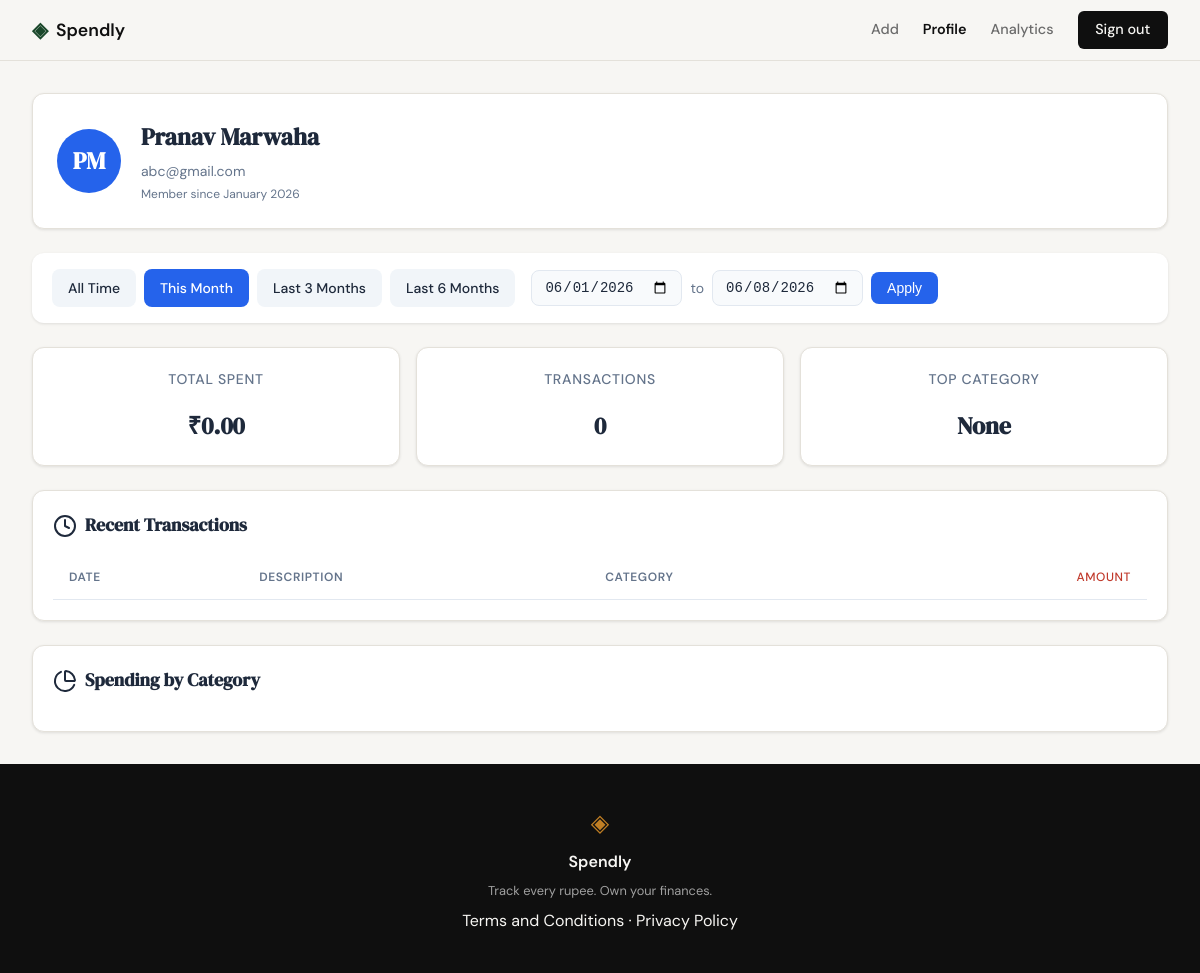
The app's page /profile?date_from=2026-06-01&date_to=2026-06-08 (signed in), older data.
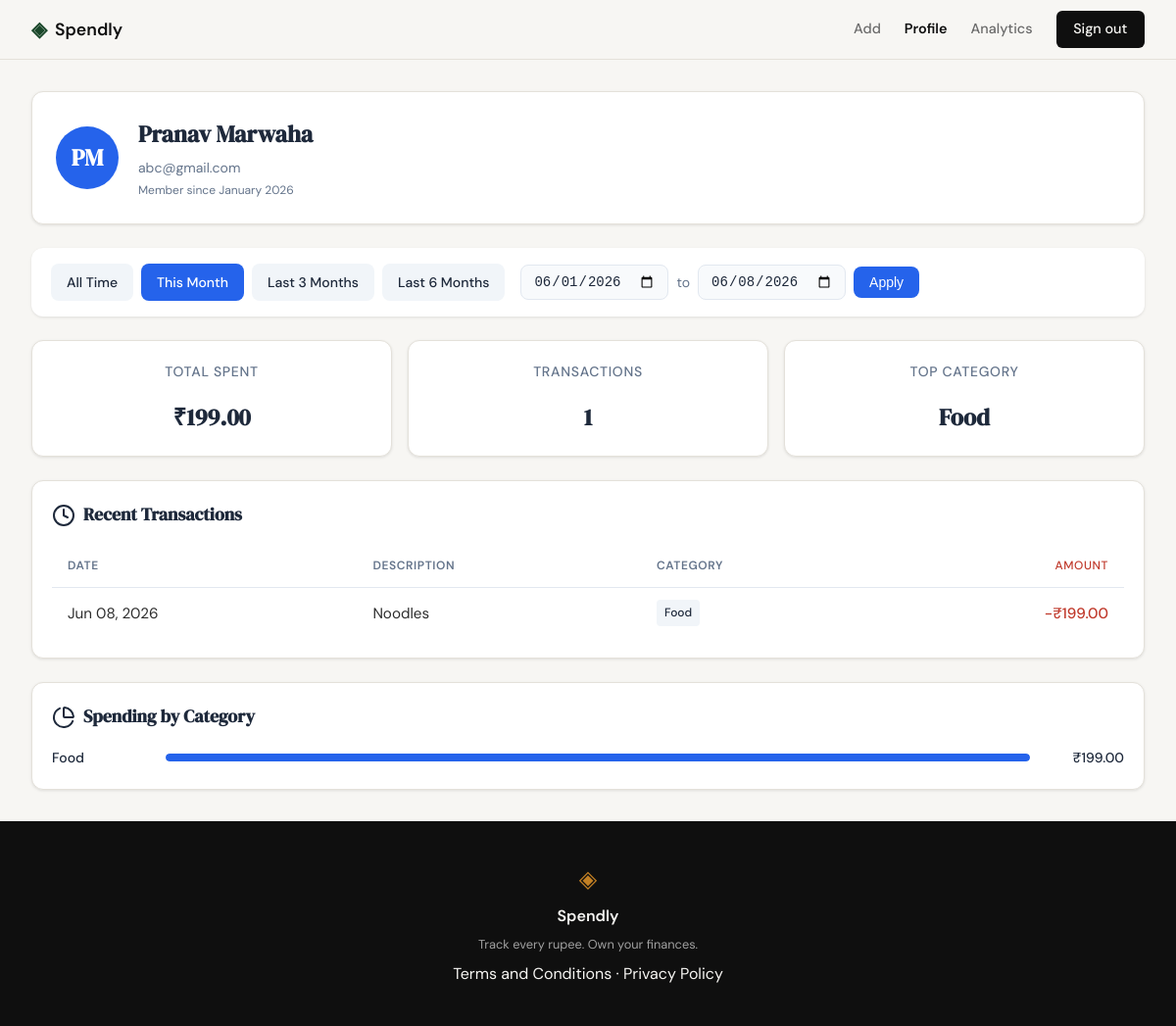
The same page, newer data.
### tables this page shows
CREATE TABLE users (
            id INTEGER PRIMARY KEY AUTOINCREMENT,
            name TEXT NOT NULL,
            email TEXT UNIQUE NOT NULL,
            password_hash TEXT NOT NULL,
            created_at TEXT DEFAULT CURRENT_TIMESTAMP
        );

CREATE TABLE expenses (
            id INTEGER PRIMARY KEY AUTOINCREMENT,
            user_id INTEGER NOT NULL,
            amount REAL NOT NULL,
            category TEXT NOT NULL,
            date TEXT NOT NULL,
            description TEXT,
            created_at TEXT DEFAULT CURRENT_TIMESTAMP,
            FOREIGN KEY (user_id) REFERENCES users(id) ON DELETE CASCADE
        );

### app.py (the view)
@app.route("/profile")
def profile():
    if not is_logged_in():
        return redirect(url_for("login"))
    user_id = session.get("user_id")
    conn = get_db()
    cursor = conn.cursor()
    cursor.execute("SELECT name, email, created_at FROM users WHERE id = ?", (user_id,))
    user_row = cursor.fetchone()
    conn.close()
    user = {
        "name": user_row["name"],
        "email": user_row["email"],
        "created_at": "January 2026",
        "initials": "".join([n[0] for n in user_row["name"].split()])
    }
    date_from = request.args.get("date_from")
    date_to = request.args.get("date_to")
    active_filter = None
    if date_from:
        try:
            datetime.strptime(date_from, "%Y-%m-%d")
        except ValueError:
            date_from = None
    if date_to:
        try:
            datetime.strptime(date_to, "%Y-%m-%d")
        except ValueError:
            date_to = None
    if date_from and date_to:
        from_dt = datetime.strptime(date_from, "%Y-%m-%d").date()
        to_dt = datetime.strptime(date_to, "%Y-%m-%d").date()
        if from_dt > to_dt:
            flash("Start date must be before end date.")
            date_from = None
            date_to = None
    today = date.today()
    this_month_start = date(today.year, today.month, 1)
    last_3_months_start = today.replace(day=1)
    from datetime import timedelta
    last_3_months_start = (today - timedelta(days=90))
    last_6_months_start = (today - timedelta(days=180))
    presets = {
        "this_month": {
            "date_from": this_month_start.isoformat(),
            "date_to": today.isoformat(),
            "label": "This Month"
        },
        "last_3_months": {
            "date_from": last_3_months_start.isoformat(),
            "date_to": today.isoformat(),
            "label": "Last 3 Months"
        },
        "last_6_months": {
            "date_from": last_6_months_start.isoformat(),
            "date_to": today.isoformat(),
            "label": "Last 6 Months"
        }
    }
    if date_from and date_to:
        for key, preset in presets.items():
            if preset["date_from"] == date_from and preset["date_to"] == date_to:
                active_filter = key
                break
        if not active_filter:
            active_filter = "custom"
    stats = get_user_stats(user_id, date_from, date_to)
    raw_transactions = get_user_expenses(user_id, date_from, date_to)
    transactions = [
        {
            "date": format_date_for_display(t["date"]),
            "description": t["description"],
            "category": t["category"],
            "amount": t["amount"]
        }
        for t in raw_transactions
    ]
    categories = get_category_breakdown(user_id, date_from, date_to)
    return render_template("profile.html",
                         user=user,
                         stats=stats,
                         transactions=transactions,
                         categories=categories,
                         date_from=date_from,
                         date_to=date_to,
                         active_filter=active_filter,
                         presets=presets,
                         active_page="profile")

### app.py (called while the page is built)
def is_logged_in():
    return "user_id" in session

@app.context_processor
def inject_user():
    return dict(is_logged_in=is_logged_in())

def format_date_for_display(date_str):
    from datetime import datetime
    dt = datetime.strptime(date_str, "%Y-%m-%d")
    return dt.strftime("%b %d, %Y")

### database/db.py (called while the page is built)
def get_db():
    conn = sqlite3.connect("spendly.db")
    conn.row_factory = sqlite3.Row
    conn.execute("PRAGMA foreign_keys = ON")
    return conn

def get_user_expenses(user_id, date_from=None, date_to=None):
    conn = get_db()
    cursor = conn.cursor()
    query = "SELECT date, description, category, amount FROM expenses WHERE user_id = ?"
    params = [user_id]
    if date_from and date_to:
        query += " AND date BETWEEN ? AND ?"
        params.extend([date_from, date_to])
    query += " ORDER BY date DESC"
    cursor.execute(query, params)
    rows = cursor.fetchall()
    conn.close()
    return [dict(row) for row in rows]

def get_category_breakdown(user_id, date_from=None, date_to=None):
    conn = get_db()
    cursor = conn.cursor()
    query = "SELECT category, SUM(amount) as total FROM expenses WHERE user_id = ?"
    params = [user_id]
    if date_from and date_to:
        query += " AND date BETWEEN ? AND ?"
        params.extend([date_from, date_to])
    query += " GROUP BY category ORDER BY total DESC"
    cursor.execute(query, params)
    rows = cursor.fetchall()
    conn.close()
    if not rows:
        return []
    grand_total = sum(row["total"] for row in rows)
    breakdown = []
    for row in rows:
        category_total = row["total"]
        percentage = round((category_total / grand_total) * 100)
        breakdown.append({
            "name": row["category"],
            "amount": category_total,
            "percentage": percentage
        })
    return breakdown

### templates/profile.html (shortened to what this page needs)
{% extends "base.html" %}
{% block head %}
<link rel="stylesheet" href="{{ url_for('static', filename='css/profile.css') }}">
{% endblock %}
{% block content %}
<div class="profile-page">
    <section class="user-card">
        <div class="user-avatar">
            {{ user.initials }}
        </div>
        <div class="user-details">
            <h1 class="user-name">{{ user.name }}</h1>
            <p class="user-email">{{ user.email }}</p>
            <p class="user-member-since">Member since {{ user.created_at }}</p>
        </div>
    </section>
    <section class="filter-bar">
        <div class="preset-buttons">
            <a href="{{ url_for('profile') }}" class="preset-btn {% if not active_filter %}active{% endif %}">All Time</a>
            <a href="{{ url_for('profile', date_from=presets.this_month.date_from, date_to=presets.this_month.date_to) }}" class="preset-btn {% if active_filter == 'this_month' %}active{% endif %}">{{ presets.this_month.label }}</a>
            <a href="{{ url_for('profile', date_from=presets.last_3_months.date_from, date_to=presets.last_3_months.date_to) }}" class="preset-btn {% if active_filter == 'last_3_months' %}active{% endif %}">{{ presets.last_3_months.label }}</a>
            <a href="{{ url_for('profile', date_from=presets.last_6_months.date_from, date_to=presets.last_6_months.date_to) }}" class="preset-btn {% if active_filter == 'last_6_months' %}active{% endif %}">{{ presets.last_6_months.label }}</a>
        </div>
        <form method="get" action="{{ url_for('profile') }}" class="custom-range-form">
            <input type="date" name="date_from" value="{{ date_from or '' }}" class="date-input">
            <span class="range-separator">to</span>
            <input type="date" name="date_to" value="{{ date_to or '' }}" class="date-input">
            <button type="submit" class="apply-btn">Apply</button>
        </form>
    </section>
    <section class="stats-row">
        <div class="stat-card">
            <span class="stat-label">Total Spent</span>
            <span class="stat-value">₹{{ "%.2f"|format(stats.total_spent) }}</span>
        </div>
        <div class="stat-card">
            <span class="stat-label">Transactions</span>
            <span class="stat-value">{{ stats.transaction_count }}</span>
        </div>
        <div class="stat-card">
            <span class="stat-label">Top Category</span>
            <span class="stat-value">{{ stats.top_category }}</span>
        </div>
    </section>
    <section class="transactions-section">
        <h2 class="section-title">
            <i data-lucide="clock"></i>
            Recent Transactions
        </h2>
        <table class="tx-table">
            <thead>
                <tr>
                    <th>Date</th>
                    <th>Description</th>
                    <th>Category</th>
                    <th class="amount-col">Amount</th>
                </tr>
            </thead>
            <tbody>
                {% for tx in transactions %}
                <tr>
                    <td>{{ tx.date }}</td>
                    <td>{{ tx.description }}</td>
                    <td><span class="category-badge">{{ tx.category }}</span></td>
                    <td class="amount-col">-₹{{ "%.2f"|format(tx.amount) }}</td>
                </tr>
                {% endfor %}
            </tbody>
        </table>
    </section>
    <section class="category-section">
        <h2 class="section-title">
            <i data-lucide="pie-chart"></i>
            Spending by Category
        </h2>
        <div class="category-list">
            {% for cat in categories %}
            <div class="category-row">
                <span class="category-name">{{ cat.name }}</span>
                <div class="category-bar-track">
                    <div class="category-bar" style="width: {{ cat.percentage }}%"></div>
                </div>
                <span class="category-amount">₹{{ "%.2f"|format(cat.amount) }}</span>
            </div>
            {% endfor %}
        </div>
    </section>
</div>
{% endblock %}

### templates/base.html (shortened to what this page needs)
<!DOCTYPE html>
<html lang="en">
<head>
    <link rel="stylesheet" href="{{ url_for('static', filename='css/style.css') }}">
    {% block head %}{% endblock %}
</head>
<body>
    <nav class="navbar">
        <div class="nav-inner">
            <a href="{{ url_for('landing') }}" class="nav-brand">
                <span class="brand-icon">◈</span>
                <span class="brand-name">Spendly</span>
            </a>
            <div class="nav-links">
                {% if is_logged_in %}
                <a href="{{ url_for('add_expense') }}" {% if active_page == 'add_expense' %}class="active"{% endif %}>Add</a>
                <a href="{{ url_for('profile') }}" {% if active_page == 'profile' %}class="active"{% endif %}>Profile</a>
                <a href="{{ url_for('analytics') }}" {% if active_page == 'analytics' %}class="active"{% endif %}>Analytics</a>
                <a href="{{ url_for('logout') }}" class="nav-cta">Sign out</a>
                {% else %}
                <a href="{{ url_for('login') }}">Sign in</a>
                <a href="{{ url_for('register') }}" class="nav-cta">Get started</a>
                {% endif %}
            </div>
        </div>
    </nav>
    <main class="main-content">
        {% block content %}{% endblock %}
    </main>
    <footer class="footer">
        <div class="footer-inner">
            <span class="brand-icon">◈</span>
            <span class="footer-name">Spendly</span>
            <p class="footer-copy">Track every rupee. Own your finances.</p>
            <p><a href="/terms">Terms and Conditions</a> · <a href="/privacy">Privacy Policy</a></p>
        </div>
    </footer>
</body>
</html>

### static/css/profile.css (style rules this page uses)
:root { --primary-color: #2563eb; --primary-hover: #1d4ed8; --bg-card: #ffffff; --bg-page: #f8fafc; --text-primary: #1e293b; --text-secondary: #64748b; --border-color: #e2e8f0; --success-color: #22c55e; --error-color: #ef4444; --preset-bg: #f1f5f9; --preset-active-bg: #2563eb; --preset-active-text: #ffffff; }
.filter-bar { display: flex; flex-wrap: wrap; align-items: center; gap: 1rem; padding: 1rem 1.25rem; background: var(--bg-card); border-radius: 0.75rem; margin-bottom: 1.5rem; box-shadow: 0 1px 3px rgba(0, 0, 0, 0.1); }
.preset-buttons { display: flex; gap: 0.5rem; flex-wrap: wrap; }
.preset-btn { display: inline-block; padding: 0.5rem 1rem; background: var(--preset-bg); color: var(--text-primary); text-decoration: none; border-radius: 0.5rem; font-size: 0.875rem; font-weight: 500; transition: all 0.2s ease; }
.preset-btn.active { background: var(--preset-active-bg); color: var(--preset-active-text); }
.custom-range-form { display: flex; align-items: center; gap: 0.5rem; flex-wrap: wrap; }
.date-input { padding: 0.5rem 0.75rem; border: 1px solid var(--border-color); border-radius: 0.5rem; font-size: 0.875rem; color: var(--text-primary); background: var(--bg-page); }
.range-separator { color: var(--text-secondary); font-size: 0.875rem; }
.apply-btn { padding: 0.5rem 1rem; background: var(--primary-color); color: white; border: none; border-radius: 0.5rem; font-size: 0.875rem; font-weight: 500; cursor: pointer; transition: background 0.2s ease; }
.user-card { display: flex; align-items: center; gap: 1.25rem; padding: 1.5rem; background: var(--bg-card); border-radius: 0.75rem; margin-bottom: 1.5rem; box-shadow: 0 1px 3px rgba(0, 0, 0, 0.1); }
.user-avatar { width: 4rem; height: 4rem; background: var(--primary-color); color: white; border-radius: 50%; display: flex; align-items: center; justify-content: center; font-size: 1.5rem; font-weight: 600; }
.user-details { flex: 1; }
.user-name { font-size: 1.5rem; font-weight: 600; color: var(--text-primary); margin: 0 0 0.25rem 0; }
.user-email { font-size: 0.875rem; color: var(--text-secondary); margin: 0 0 0.125rem 0; }
.user-member-since { font-size: 0.75rem; color: var(--text-secondary); margin: 0; }
.stats-row { display: grid; grid-template-columns: repeat(auto-fit, minmax(200px, 1fr)); gap: 1rem; margin-bottom: 1.5rem; }
.stat-card { background: var(--bg-card); padding: 1.25rem; border-radius: 0.75rem; box-shadow: 0 1px 3px rgba(0, 0, 0, 0.1); display: flex; flex-direction: column; gap: 0.5rem; }
.stat-label { font-size: 0.875rem; color: var(--text-secondary); font-weight: 500; }
.stat-value { font-size: 1.5rem; font-weight: 600; color: var(--text-primary); }
.transactions-section { background: var(--bg-card); border-radius: 0.75rem; padding: 1.25rem; margin-bottom: 1.5rem; box-shadow: 0 1px 3px rgba(0, 0, 0, 0.1); }
.section-title { font-size: 1.125rem; font-weight: 600; color: var(--text-primary); margin: 0 0 1rem 0; display: flex; align-items: center; gap: 0.5rem; }
.tx-table { width: 100%; border-collapse: collapse; }
.tx-table th, .tx-table td { padding: 0.75rem 1rem; text-align: left; border-bottom: 1px solid var(--border-color); }
.tx-table th { font-size: 0.75rem; font-weight: 600; color: var(--text-secondary); text-transform: uppercase; letter-spacing: 0.05em; }
.tx-table .amount-col { text-align: right; font-weight: 500; }
.category-badge { display: inline-block; padding: 0.25rem 0.5rem; background: var(--preset-bg); color: var(--text-primary); border-radius: 0.25rem; font-size: 0.75rem; font-weight: 500; }
.category-section { background: var(--bg-card); border-radius: 0.75rem; padding: 1.25rem; box-shadow: 0 1px 3px rgba(0, 0, 0, 0.1); }
.category-list { display: flex; flex-direction: column; gap: 0.75rem; }
.category-row { display: flex; align-items: center; gap: 1rem; }
.category-name { width: 100px; font-size: 0.875rem; font-weight: 500; color: var(--text-primary); flex-shrink: 0; }
.category-bar-track { flex: 1; height: 0.5rem; background: var(--preset-bg); border-radius: 0.25rem; overflow: hidden; }
.category-bar { height: 100%; background: var(--primary-color); border-radius: 0.25rem; transition: width 0.3s ease; }
.category-amount { width: 80px; text-align: right; font-size: 0.875rem; font-weight: 500; color: var(--text-primary); flex-shrink: 0; }

Row changes from the older to the newer data that the page shows:
added expenses: date "Jun 08, 2026", description "Noodles", category "Food", amount "199.00", name "Food", {{ cat.percentage }} 100 (drawn)
Text that changed along with them:
{{ "%.2f"|format(stats.total_spent) }}: "0.00" → "199.00"
{{ stats.transaction_count }}: "0" → "1"
{{ stats.top_category }}: "None" → "Food"
